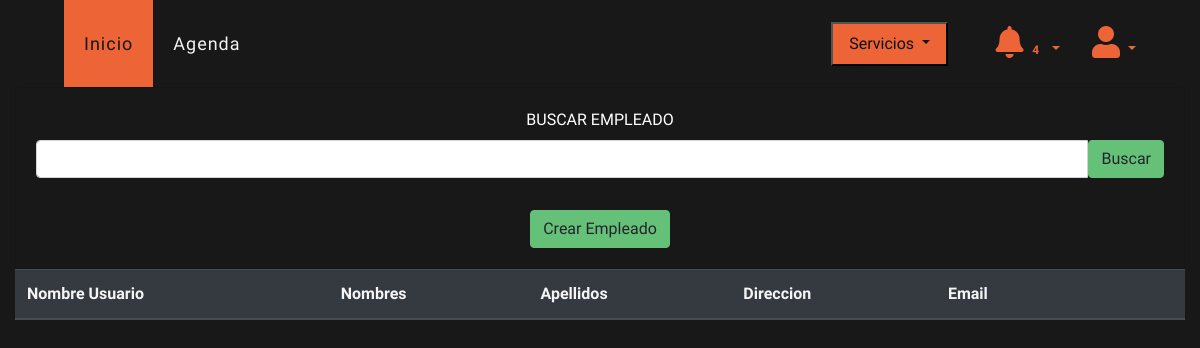
The page /ver/empleados (signed in) on the database as committed earlier.
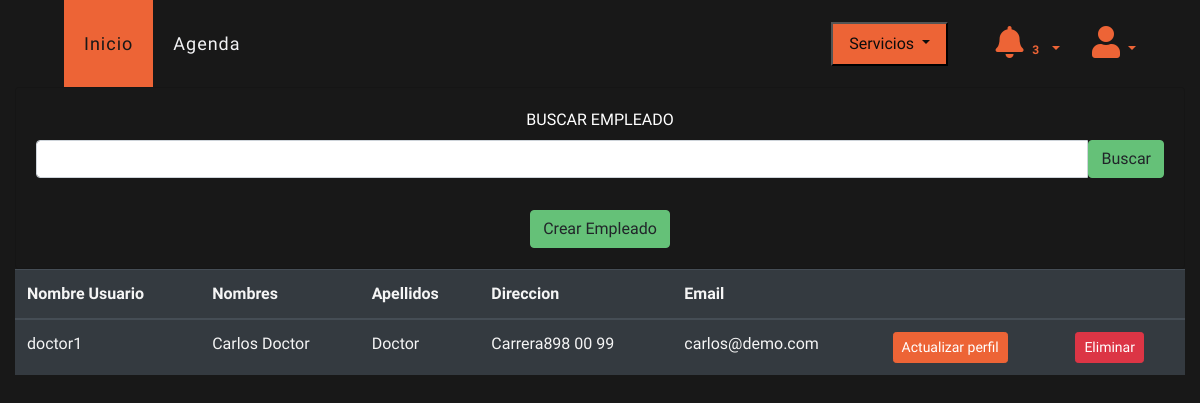
The same page on the database as committed later.
### veterinary/models.py (models this page shows, shortened)
class User(AbstractUser):
    direccion = models.CharField(max_length=200, blank=True, null=True)
    veterinary = models.ForeignKey(Veterinary, on_delete=models.PROTECT, null=True, blank=True)
    is_doctor = models.BooleanField(default=False)
    has_seen_video = models.BooleanField(default=False)

### veterinary/views.py (the view)
# urls.py: path("ver/empleados", views.detailEmployee, name='detailEmployee'),
@login_required(login_url="login")
def detailEmployee(request):
    VeterinaryLogued = request.user.veterinary
    if request.method == "POST":
        employee = User.objects.filter(
            first_name__contains=request.POST.get("search", ""),
            veterinary=VeterinaryLogued,
        )
    else:
        employee = User.objects.filter(veterinary=VeterinaryLogued)
    context = {"employees": employee}
    return render(request, "veterinary/detailEmployee.html", context)

### veterinary/views.py (called while the page is built)
def check_notifications(request):
    if not request.user.is_authenticated:
        veterinary_logued = Veterinary.objects.get(id=1)
    else:
        veterinary_logued = request.user.veterinary
    if not Client.objects.filter(veterinary=veterinary_logued).exists():
        messages.info(request, 'Registra clientes')
    if not Pet.objects.filter(client__veterinary=veterinary_logued).exists():
        messages.info(request, 'Registra mascotas')
    if not Category.objects.filter(veterinary=veterinary_logued).exists():
        messages.info(request, 'Registra categorias y productos')
    if not Events.objects.filter(veterinary=veterinary_logued).exists():
        messages.info(request, 'Registra tu primer cita')

### templates/veterinary/detailEmployee.html (shortened to what this page needs)
{% extends 'layout/base.html' %}
{% block 'style' %}
{% load static %}
<link rel="stylesheet" href="{% static 'css/estiloindex.css' %}">
<link rel="stylesheet" href="{% static 'css/estilo.css' %}">
{% endblock %}
{% block 'header' %}
{% include 'layout/partials/headerbase.html' %}
{% endblock %}
{% block 'content' %}
<div class="container-fluid" style="background-color: #181818; height: 100vh">
  <div class="row">
    <div class="col-lg-12 col-md-12 col-sm-12 col-xs-12" style="padding-right: 15px; padding-left: 15px;">
      <div class="card bg-dark text-white">
        <div class="card-body text-center">
          <form action="" method="POST">
              <label>BUSCAR EMPLEADO</label>
              <div  class="input-group mb-3">
                <input type="text" class="form-control" name="search">
                  <button type="submit" class="btn btn-secondary">Buscar</button>
            </div>
          </form>
          <a href="{% url 'registerEmployee' %}" class="btn btn-secondary mt-3">Crear Empleado</a>
        </div>
      </div>
        <div class="table-responsive">
          <table class="table table-dark">
            <thead>
              <tr>
                <th>Nombre Usuario</th>
                <th>Nombres</th>
                <th>Apellidos</th>
                <th>Direccion</th>
                <th>Email</th>
                <th></th>
                <th></th>
              </tr>
            </thead>
            <tbody>
              {% for employee in employees %}
                  {% if employee.direccion != None %}
                      <tr>
                        <td>{{employee.username}}</td>
                        <td>{{employee.first_name}}</td>
                        <td>{{employee.last_name}}</td>
                        <td>{{employee.direccion}}</td>
                        <td>{{employee.email}}</td>
                        <td><a href="{% url 'updateEmployee' id=employee.id %}" class="btn btn-primary btn-sm">Actualizar perfil</a></td>
                        <td><button onclick="borrar('{{employee.id}}')" class="btn btn-danger btn-sm">Eliminar</button></td>
                      </tr>
                  {% endif %}
              {% endfor %}
            </tbody>
          </table>
      </div>
    </div>
  </div>
</div>
{% endblock %}

Rows that differ between the two databases and show on the page:
added User: username "doctor1", first_name "Carlos Doctor", last_name "Doctor", direccion "Carrera898 00 99", email "carlos@demo.com"
Other text that changed with them:
{{ messages|length }}: "4" → "3"
